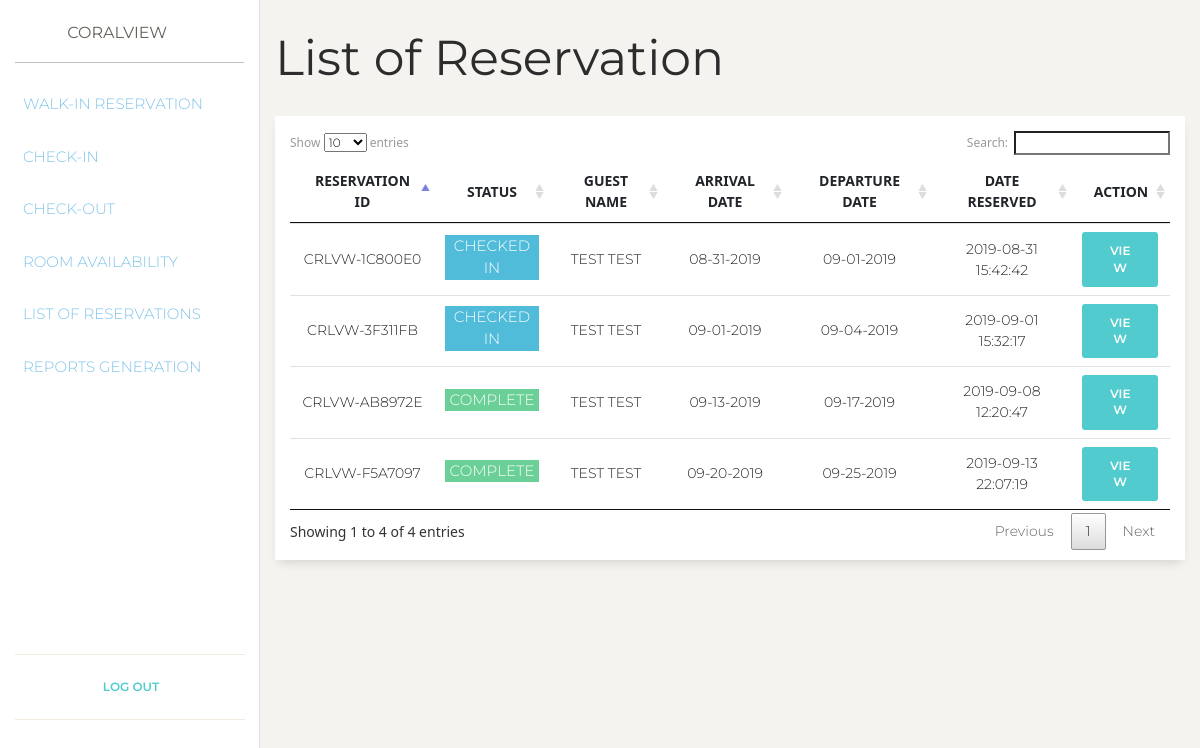
The page /admin/list_reservation.php on the database as committed earlier.
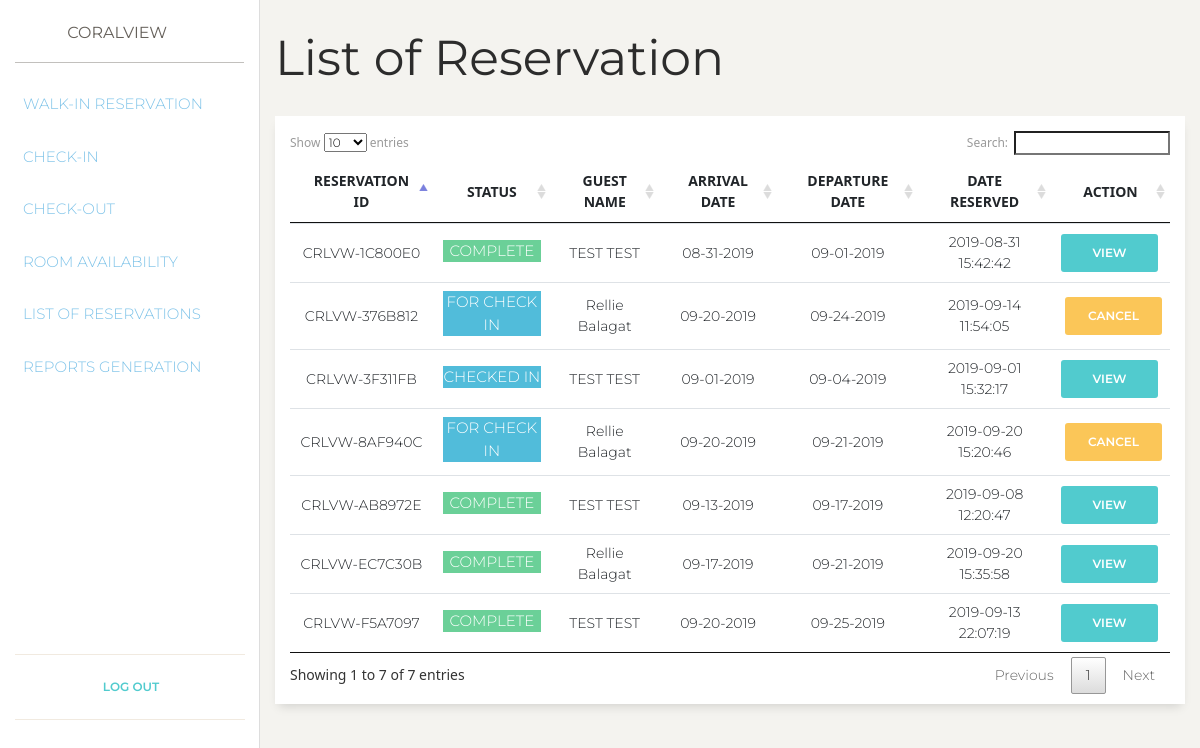
The same page on the database as committed later.
### tables this page shows
CREATE TABLE `reservation` (
  `id` int(11) NOT NULL,
  `guest_id` int(11) DEFAULT NULL,
  `reference_no` varchar(255) DEFAULT NULL,
  `status` varchar(255) DEFAULT NULL,
  `payment` varchar(255) DEFAULT NULL,
  `check_in_date` datetime DEFAULT NULL,
  `check_out_date` datetime DEFAULT NULL,
  `adult_count` int(11) DEFAULT NULL,
  `kids_count` int(11) DEFAULT NULL,
  `is_peak_rate` int(11) NOT NULL,
  `payment_path` varchar(255) DEFAULT NULL,
  `date_created` datetime DEFAULT current_timestamp(),
  `date_updated` datetime DEFAULT NULL
);

CREATE TABLE `guest` (
  `id` int(11) NOT NULL,
  `first_name` varchar(255) DEFAULT NULL,
  `last_name` varchar(255) DEFAULT NULL,
  `address` varchar(255) DEFAULT NULL,
  `email` varchar(255) DEFAULT NULL,
  `contact_number` varchar(255) DEFAULT NULL
);

### admin/list_reservation.php (the view, shortened to what this page needs)
<?php
include('../common/header.php');
$db = connect_to_db();
?>
    <?php include('../common/admin_sidebar.php') ?>
    <div class="main-panel">
        <div class="container-fluid">
            <h1>List of Reservation</h1>
            <div class="row">
                <div class="col">
                    <div class="card">
                        <div class="card-body">
                            <table class="table text-center" id="reservationCheckIn">
                                <thead>
                                    <tr>
                                        <th scope="col">Reservation ID</th>
                                        <th scope="col">Status</th>
                                        <th scope="col">Guest Name</th>
                                        <th scope="col">Arrival Date</th>
                                        <th scope="col">Departure Date</th>
                                        <th scope="col">Date Reserved</th>
                                        <th scope="col" class="text-center">Action</th>
                                    </tr>
                                </thead>
                                <tbody>
                                    <?php
                                        $reservation_query = "SELECT * FROM reservation RES INNER JOIN guest G ON RES.guest_id = G.Id";
                                        $reservation_result = mysqli_query($db, $reservation_query);
                                        if(mysqli_num_rows($reservation_result) > 0) {
                                            while($reservation = mysqli_fetch_assoc($reservation_result)) {
                                                $check_in_date = date_format(new Datetime($reservation["check_in_date"]), "m-d-Y");
                                                $check_out_date = date_format(new Datetime($reservation["check_out_date"]), "m-d-Y");
                                                $reservation_status =  $reservation["status"];
                                                $hide_class = "";
                                                switch($reservation_status) {
                                                    case "FOR CHECK IN":
                                                    case "CHECKED IN":
                                                        $reservation_class = "badge-info";
                                                        break;
                                                    case "COMPLETE":
                                                        $reservation_class = "badge-success";
                                                        break;
                                                }
                                                echo '
                                                    <tr>
                                                        <td>' . $reservation["reference_no"] . '</td>
                                                        <td><p class="' . $reservation_class . '">' . $reservation["status"]  . '</p></td>
                                                        <td>' . $reservation["first_name"] . " " . $reservation["last_name"]  . '</td>
                                                        <td>' . $check_in_date . '</td>
                                                        <td>' . $check_out_date .  '</td>
                                                        <td>' . $reservation["date_created"] . '</td>
                                                        <td>
                                                ';
                                                if($reservation_status == 'FOR CHECK IN') {
                                                    echo '<a style="width: 98%;' . $hide_class . '" href="cancel.php?reference_no=' . $reservation["reference_no"] . '" class="btn btn-warning ml-1">Cancel</a>';
                                                } else if ($reservation_status == 'CANCELLED') {
                                                    echo ' <a style="width: 98%; display: inline-block;" href="view.php?reference_no=' . $reservation["reference_no"] . '" class="btn btn-info btn-block">View</a>';
                                                } else if ($reservation_status == 'CHECKED IN') {
                                                    echo '<a style="width: 98%;' . $hide_class . '" href="checked_in.php?reference_no=' . $reservation["reference_no"] . '" class="btn btn-block btn-primary">View</a>';
                                                } else if ($reservation_status == 'FOR CHECKED IN' ||  $reservation_status == 'PENDING' ) {
                                                    echo '
                                                        <a style="width: 98%;' . $hide_class . '" href="pending.php?reference_no=' . $reservation["reference_no"] . '" class="btn btn-info">Pending</a>
                                                    ';
                                                } else if($reservation_status == 'COMPLETE') {
                                                    echo '<a style="width: 98%;' . $hide_class . '" href="view.php?reference_no=' . $reservation["reference_no"] . '" class="btn btn-block btn-primary">View</a>';
                                                } else if($reservation_status == 'FOR CHECK OUT') {
                                                    echo ' <a style="width: 98%; display: inline-block;" href="check_out_user.php?reference_no=' . $reservation["reference_no"] . '" class="btn btn-info btn-block">Check-out</a>';
                                                } else if($reservation_status == 'REJECTED') {
                                                    echo ' <a style="width: 98%; display: inline-block;" href="view.php?reference_no=' . $reservation["reference_no"] . '" class="btn btn-info btn-block">View</a>';
                                                }
                                                echo '
                                                        </td>
                                                    </tr>
                                                ';
                                            }
                                        }
                                    ?>
                                </tbody>
                            </table>
                        </div>
                    </div>
                </div>
            </div>
        </div>
    </div>
<?php
include('../common/footer.php');
?>

### common/header.php (shortened to what this page needs)
<!DOCTYPE html>
<html lang="en">
<head>
    <link rel="stylesheet" href="/coralview/resources/paperkit/assets/css/bootstrap.min.css" />
    <link rel="stylesheet" href="/coralview/resources/paperkit/assets/css/paper-kit.min.css" />
    <link rel="stylesheet" href="/coralview/resources/test.css" />
    <link rel="stylesheet" href="/coralview/resources/smart-wizard/dist/css/smart_wizard.css" type="text/css" />
    <?php
    $site_uri = $_SERVER['REQUEST_URI'];
    if(strpos($site_uri, 'reports') != true) {
        echo '<link rel="stylesheet" href="/coralview/resources/air-datepicker/dist/css/datepicker.min.css" type="text/css" />';
    }
    ?>
    <link rel="stylesheet" href="/coralview/resources/toastr/toastr.css" type="text/css" />
    <link rel="stylesheet" href="/coralview/resources/datatables/datatable.css" type="text/css" />
    <link rel="stylesheet" href="/coralview/css/animate.css" />
    <link rel="stylesheet" href="/coralview/css/style.css" />
</head>
<body class="">

### common/admin_sidebar.php (shortened to what this page needs)
<div class="sidebar coralview-blue-bg" data-color="white" data-active-color="danger" id="admin_sidebar">
    <div class="logo">
        <a href="#" class="simple-text logo-mini">
        </a>
        <a href="http://www.creative-tim.com" class="simple-text logo-normal coralview-blue">
            CoralView
        </a>
    </div>
    <div class="sidebar-wrapper">
        <ul class="nav">
            <li>
                <a href="/coralview/admin/walk_in_reservation.php">
                    <p class="coralview-blue">Walk-in Reservation</p>
                </a>
            </li>
            <li>
                <a href="/coralview/admin/check_in.php">
                    <p class="coralview-blue">Check-in</p>
                </a>
            </li>
            <li>
                <a href="/coralview/admin/check_out.php">
                    <p class="coralview-blue">Check-out</p>
                </a>
            </li>
            <li>
                <a href="/coralview/admin/maintenance/room_number.php">
                    <p class="coralview-blue">Room Availability</p>
                </a>
            </li>
            <li>
                <a href="/coralview/admin/list_reservation.php">
                    <p class="coralview-blue">List of Reservations</p>
                </a>
            </li>
            <li>
                <a href="/coralview/admin/reports.php">
                    <p class="coralview-blue">Reports Generation</p>
                </a>
            </li>
        </ul>
        <div style="margin-right: 15px; margin-left: 15px; position: relative; top: 40%;">
            <hr>
            <a href="" class="btn btn-primary btn-link btn-block">Log out</a>
            <hr>
        </div>
    </div>
</div>

### common/footer.php (shortened to what this page needs)
</body>
</html>

### resources/datatables/datatable.css (style rules this page uses)
table.dataTable { width: 100%; margin: 0 auto; clear: both; border-collapse: separate; border-spacing: 0; }
table.dataTable thead th, table.dataTable tfoot th { font-weight: bold; }
table.dataTable thead th, table.dataTable thead td { padding: 10px 18px; border-bottom: 1px solid #111; }
table.dataTable thead .sorting, table.dataTable thead .sorting_asc, table.dataTable thead .sorting_desc, table.dataTable thead .sorting_asc_disabled, table.dataTable thead .sorting_desc_disabled { cursor: pointer; *cursor: hand; background-repeat: no-repeat; background-position: center right; }
table.dataTable thead .sorting { background-image: url("../images/sort_both.png"); }
table.dataTable thead .sorting_asc { background-image: url("../images/sort_asc.png"); }
table.dataTable tbody tr { background-color: #ffffff; }
table.dataTable tbody th, table.dataTable tbody td { padding: 8px 10px; }
table.dataTable.no-footer { border-bottom: 1px solid #111; }
table.dataTable, table.dataTable th, table.dataTable td { box-sizing: content-box; }

### css/style.css (style rules this page uses)
* { font-family: 'Segoe UI', sans-serif; }
.main-panel { min-height: 100vh; }
.coralview-blue { color: #47A9DF; }
.coralview-blue-bg { background-color: #47A9DF !important; }
.card { border-radius: 0px; }

Rows that differ between the two databases and show on the page:
changed reservation "CRLVW-1C800E0": status "CHECKED IN" → "COMPLETE"
added reservation: reference_no "CRLVW-376B812", status "FOR CHECK IN", guest.first_name "Rellie", guest.last_name "Balagat", check_in_date "09-20-2019", check_out_date "09-24-2019", date_created "2019-09-14 11:54:05"
added reservation: reference_no "CRLVW-8AF940C", status "FOR CHECK IN", guest.first_name "Rellie", guest.last_name "Balagat", check_in_date "09-20-2019", check_out_date "09-21-2019", date_created "2019-09-20 15:20:46"
added reservation: reference_no "CRLVW-EC7C30B", status "COMPLETE", guest.first_name "Rellie", guest.last_name "Balagat", check_in_date "09-17-2019", check_out_date "09-21-2019", date_created "2019-09-20 15:35:58"
Other text that changed with them:
text written by a page script: "Show entries Search: Showing 1 to 4 of 4 entries Previous 1 Next" → "Show entries Search: Showing 1 to 7 of 7 entries Previous 1 Next"
